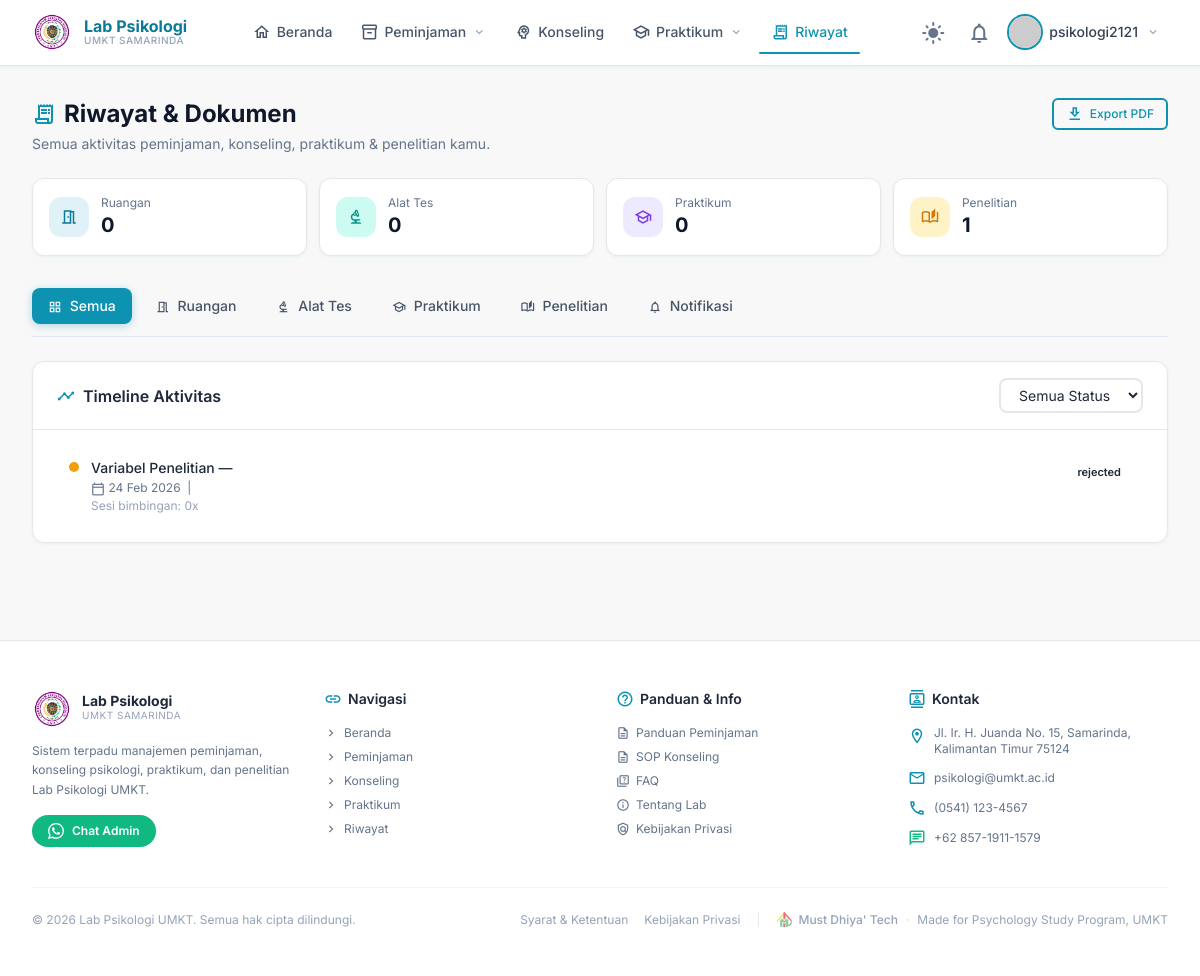
The page /riwayat/ (signed in) on the database as committed earlier.
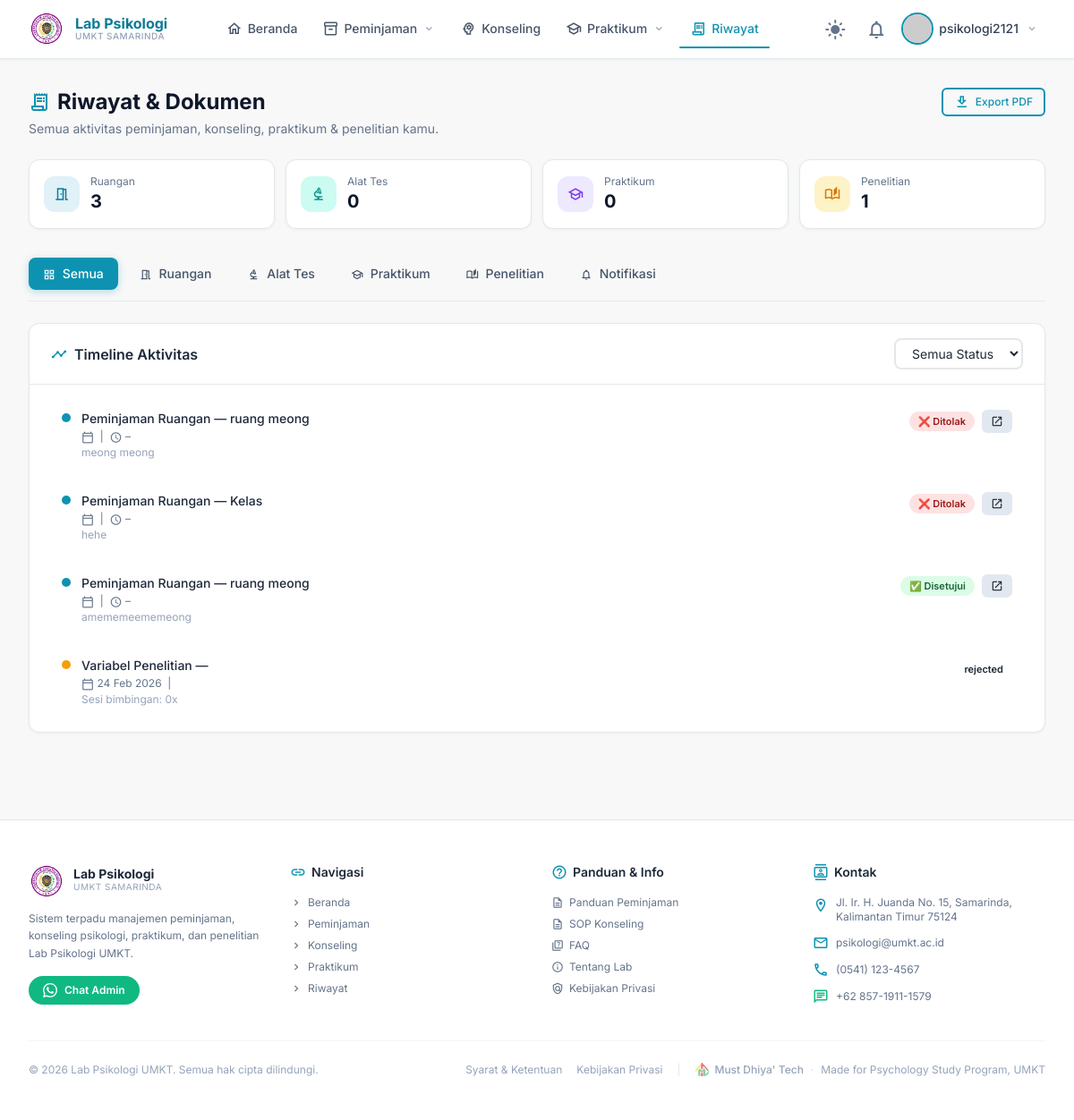
The same page on the database as committed later.
### research/models.py (models this page shows, shortened)
class ResearchRequest(TimeStampedModel):
    TYPE_CHOICES = (
        ('payung',    'Dalam Judul Payung'),
        ('individu',  'Individu (tanpa judul payung)'),
    )
    STATUS_CHOICES = (
        ('pending',   'Menunggu'),
        ('approved',  'Disetujui'),
        ('rejected',  'Ditolak'),
        ('completed', 'Selesai'),
    )
    student         = models.ForeignKey(
        User,
        on_delete=models.CASCADE,
        related_name='research_requests',
        verbose_name='Mahasiswa'
    )
    lecturer        = models.ForeignKey(
        Lecturer,
        on_delete=models.PROTECT,
        related_name='student_requests',
        verbose_name='Dosen Pembimbing'
    )
    research_title  = models.ForeignKey(
        ResearchTitle,
        on_delete=models.PROTECT,
        related_name='requests',
        null=True,
        blank=True,
        verbose_name='Judul Payung (opsional)'
    )
    request_type    = models.CharField(
        max_length=10,
        choices=TYPE_CHOICES,
        default='payung',
        verbose_name='Tipe Request'
    )
    thesis_title    = models.CharField(
        max_length=300,
        verbose_name='Judul Skripsi'
    )
    proposal        = models.FileField(
        upload_to='research/proposals/',
        blank=True,
        null=True,
        verbose_name='File Proposal'
    )
    status          = models.CharField(
        max_length=20,
        choices=STATUS_CHOICES,
        default='pending'
    )
    admin_notes     = models.TextField(blank=True, null=True, verbose_name='Catatan Admin')
    approved_by     = models.ForeignKey(
        User,
        on_delete=models.SET_NULL,
        null=True, blank=True,
        related_name='approved_research_requests'
    )
    approved_at     = models.DateTimeField(null=True, blank=True)
    class Meta:
        ordering = ['-created_at']
        verbose_name = 'Request Penelitian'
        verbose_name_plural = 'Request Penelitian'

### rooms/models.py (models this page shows, shortened)
class RoomBooking(TimeStampedModel):
    STATUS_CHOICES = (
        ('pending',   'Pending'),
        ('approved',  'Disetujui'),
        ('declined',  'Ditolak'),
        ('cancelled', 'Dibatalkan'),
        ('completed', 'Selesai'),
    )
    user  = models.ForeignKey(User,  on_delete=models.CASCADE,  related_name='room_bookings')
    room  = models.ForeignKey(Room,  on_delete=models.PROTECT,  related_name='bookings')
    date_start = models.DateField(verbose_name='Tanggal Mulai')
    date_end   = models.DateField(verbose_name='Tanggal Selesai')
    participants = models.PositiveIntegerField(
        validators=[MinValueValidator(1)],
        verbose_name='Jumlah Peserta',
    )
    purpose = models.TextField(verbose_name='Keperluan')
    status      = models.CharField(max_length=20, choices=STATUS_CHOICES, default='pending')
    admin_notes = models.TextField(blank=True, null=True)
    approved_by = models.ForeignKey(
        User,
        on_delete=models.SET_NULL,
        null=True, blank=True,
        related_name='approved_room_bookings',
    )
    approved_at = models.DateTimeField(null=True, blank=True)
    class Meta:
        ordering = ['-date_start']
        verbose_name       = 'Room Booking'
        verbose_name_plural = 'Room Bookings'
        indexes = [
            models.Index(fields=['date_start', 'room']),
            models.Index(fields=['date_end',   'room']),
            models.Index(fields=['status']),
        ]

class Room(TimeStampedModel):
    ROOM_TYPE_CHOICES = (
        ('lab',     'Laboratorium'),
        ('class',   'Kelas / Ruang Teori'),
        ('office',  'Ruang Kantor'),
        ('other',   'Lainnya'),
    )
    code        = models.CharField(max_length=10, unique=True)
    name        = models.CharField(max_length=100)
    room_type   = models.CharField(
        max_length=20,
        choices=ROOM_TYPE_CHOICES,
        default='lab',
    )
    capacity    = models.PositiveIntegerField(validators=[MinValueValidator(1)])
    description = models.TextField(blank=True, null=True)
    is_active   = models.BooleanField(default=True)
    class Meta:
        ordering = ['code']
        verbose_name = 'Room'
        verbose_name_plural = 'Rooms'

### rooms/views.py (the view)
# urls.py: path('riwayat/', RiwayatView.as_view(), name='riwayat'),
class RiwayatView(LoginRequiredMixin, TemplateView):
    template_name = 'riwayat/riwayat.html'
    login_url = '/login/'
    def get_context_data(self, **kwargs):
        ctx = super().get_context_data(**kwargs)
        user = self.request.user
        ctx['room_bookings']  = RoomBooking.objects.filter(user=user).order_by('-created_at')
        ctx['tool_loans']     = ToolRental.objects.filter(user=user).order_by('-created_at')
        ctx['practicum_regs'] = PracticumRegistration.objects.filter(student=user).order_by('-created_at')  # ← student
        ctx['research_reqs']  = ResearchRequest.objects.filter(student=user).order_by('-created_at')        # ← kemungkinan student juga
        return ctx

### accounts/models.py (called while the page is built)
    def get_full_name(self):
        return f"{self.first_name} {self.last_name}".strip() or self.username

    @property
    def is_umkt(self):
        return self.user_type == 'umkt'

### core/context_processors.py (called while the page is built)
def media_url(request):
    return {
        'MEDIA_URL': settings.MEDIA_URL,
    }

### templates/riwayat/riwayat.html (shortened to what the changed rows need)
{% extends 'base.html' %}
{% load static %}
{% block content %}
<div class="max-w-7xl mx-auto px-4 sm:px-6 lg:px-8 py-8" id="riwayat-top">
  <div class="mb-8">
    <div class="flex items-start justify-between gap-4 flex-wrap">
      <div>
        <h1 class="text-2xl font-bold text-slate-900 dark:text-slate-100 flex items-center gap-2">
          <span class="material-icons-outlined text-primary-500">receipt_long</span>
          Riwayat & Dokumen
        </h1>
      </div>
    </div>
    <div class="grid grid-cols-2 sm:grid-cols-4 gap-3 mt-6">
      <div class="card p-4 flex items-center gap-3">
        <div>
          <p class="text-xs text-slate-500 dark:text-slate-400">Ruangan</p>
          <p class="text-xl font-bold text-slate-900 dark:text-slate-100" id="count-ruangan">
            {{ room_bookings.count|default:"0" }}
          </p>
        </div>
      </div>
    </div>
  </div>
  <div id="tab-semua" class="tab-content active">
    <div class="card">
      <div class="card-header flex items-center justify-between">
        <h2 class="font-semibold text-slate-800 dark:text-slate-100 flex items-center gap-2">
          <span class="material-icons-outlined mat-sm text-primary-500">timeline</span>
          Timeline Aktivitas
        </h2>
      </div>
      <div class="card-body" id="timeline-list">
        {% if not room_bookings and not tool_loans and not practicum_regs and not research_reqs %}
        <div class="empty-state">
          <span class="material-icons-outlined mat-xl text-slate-300 dark:text-slate-600 mb-3">inbox</span>
          <p class="font-medium text-slate-500 dark:text-slate-400">Belum ada aktivitas</p>
          <p class="text-sm text-slate-400 dark:text-slate-500 mt-1">Mulai dengan mengajukan peminjaman ruangan atau alat tes.</p>
          <a href="/peminjaman/" class="btn btn-primary btn-sm mt-4 no-underline">
            <span class="material-icons-outlined mat-sm">add</span>
            Buat Peminjaman
          </a>
        </div>
        {% else %}
        <div class="space-y-3" id="timeline-items">
          {% for booking in room_bookings %}
          <div class="timeline-item flex gap-3 p-3 rounded-xl hover:bg-slate-50 dark:hover:bg-slate-700/50 transition-colors"
               data-status="{{ booking.status }}" data-type="ruangan">
            <div class="timeline-dot bg-primary-500 mt-1"></div>
            <div class="flex-1 min-w-0">
              <div class="flex items-start justify-between gap-2 flex-wrap">
                <div>
                  <p class="font-medium text-sm text-slate-800 dark:text-slate-200">
                    Peminjaman Ruangan — {{ booking.room.name }}
                  </p>
                  <p class="text-xs text-slate-500 dark:text-slate-400 mt-0.5">
                    <span class="material-icons-outlined mat-xs">calendar_today</span>
                    {{ booking.date|date:"d M Y" }} &nbsp;|&nbsp;
                    <span class="material-icons-outlined mat-xs">schedule</span>
                    {{ booking.start_time }} – {{ booking.end_time }}
                  </p>
                  <p class="text-xs text-slate-400 dark:text-slate-500 mt-0.5">
                    {{ booking.purpose|truncatechars:80 }}
                  </p>
                </div>
                <div class="flex items-center gap-2 flex-shrink-0">
                  <span class="status-badge status-{{ booking.status }}">
                    {% if booking.status == 'pending' %}⏳ Menunggu
                    {% elif booking.status == 'approved' %}✅ Disetujui
                    {% elif booking.status == 'declined' %}❌ Ditolak
                    {% else %}{{ booking.status }}{% endif %}
                  </span>
                  <button onclick="openDetail('ruangan', {{ booking.id }})"
                          class="btn btn-sm btn-secondary py-1 px-2">
                    <span class="material-icons-outlined mat-xs">open_in_new</span>
                  </button>
                </div>
              </div>
            </div>
          </div>
          {% endfor %}
          {% for req in research_reqs %}
          <div class="timeline-item flex gap-3 p-3 rounded-xl hover:bg-slate-50 dark:hover:bg-slate-700/50 transition-colors"
               data-status="{{ req.status }}" data-type="penelitian">
            <div class="timeline-dot bg-amber-500 mt-1"></div>
            <div class="flex-1 min-w-0">
              <div class="flex items-start justify-between gap-2 flex-wrap">
                <div>
                  <p class="font-medium text-sm text-slate-800 dark:text-slate-200">
                    Variabel Penelitian — {{ req.variable.title }}
                  </p>
                  <p class="text-xs text-slate-500 dark:text-slate-400 mt-0.5">
                    <span class="material-icons-outlined mat-xs">calendar_today</span>
                    {{ req.created_at|date:"d M Y" }}
                    &nbsp;|&nbsp;{{ req.variable.focus_area }}
                  </p>
                  <p class="text-xs text-slate-400 dark:text-slate-500 mt-0.5">
                    Sesi bimbingan: {{ req.guidance_sessions.count|default:"0" }}x
                  </p>
                </div>
                <div class="flex-shrink-0">
                  <span class="status-badge status-{{ req.status }}">
                    {% if req.status == 'pending' %}⏳ Menunggu
                    {% elif req.status == 'approved' %}✅ Disetujui
                    {% elif req.status == 'declined' %}❌ Ditolak
                    {% elif req.status == 'completed' %}🏁 Selesai
                    {% else %}{{ req.status }}{% endif %}
                  </span>
                </div>
              </div>
            </div>
          </div>
          {% endfor %}
        </div>
        {% endif %}
      </div>
    </div>
  </div>
</div>
{% endblock %}

Rows that differ between the two databases and show on the page:
added RoomBooking: room.name "ruang meong", purpose "meong meong", status "❌ Ditolak"
added RoomBooking: room.name "Kelas", purpose "hehe", status "❌ Ditolak"
added RoomBooking: room.name "ruang meong", purpose "amememeememeong", status "✅ Disetujui"
Other text that changed with them:
{{ room_bookings.count|default:"0" }}: "0" → "3"
